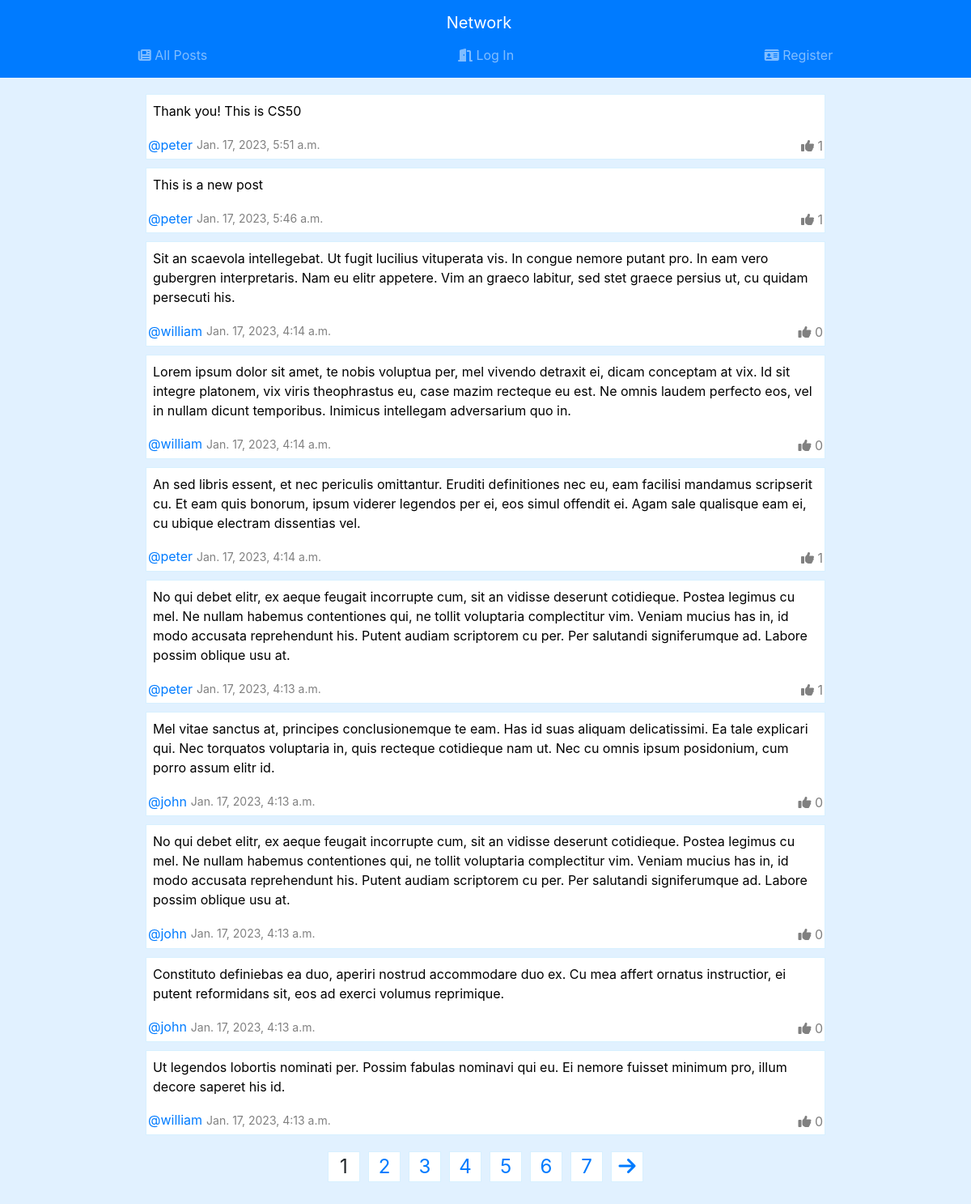
Page /page/1 on the committed database.
### network/models.py (models this page shows)
class Post(models.Model):
    content = models.CharField(max_length=500)
    user = models.ForeignKey("User", related_name="posts", on_delete=models.CASCADE)
    created_at = models.DateTimeField(auto_now_add=True)

class User(AbstractUser):
    pass

class Like(models.Model):
    post = models.ForeignKey(Post, on_delete=models.CASCADE, related_name="likes")
    user = models.ForeignKey(User, on_delete=models.CASCADE, related_name="likes")
    class Meta:
        unique_together = (('user', 'post'),)

### network/views.py (the view)
# urls.py: path("page/<int:page_number>", views.page, name="page"),
def page(request, page_number):
    form = NewPostForm()
    posts = Post.objects.all().order_by('-created_at')
    postlist = []
    for post in posts:
        postObj = {"post": post, "user_liked": False}
        for like in list(post.likes.all()):
            if request.user == like.user:
                postObj["user_liked"] = True
                break
        postlist.append(postObj)
    paginator = Paginator(postlist, 10)
    return render(request, "network/index.html",{"form": form,"posts": paginator.page(page_number), "num_pages": range(paginator.num_pages)})

### network/views.py
class NewPostForm(forms.Form):
    content = forms.CharField(max_length=500, label="", widget=forms.Textarea(attrs={'rows': 2, 'placeholder': "Write something..."}))

### network/templates/network/index.html (shortened to what this page needs)
{% extends "network/layout.html" %}
{% block body %}
    <div class="main__container">
        {% if not posts %}
            {% if user.is_authenticated %}
                <p class="mt-4">There are not any posts. Use the form to create a post.</p>
            {% else %}
                <p>There are not any posts. Create an account <a href="{% url 'register' %}">clicking here</a> and create the first post.</p>
            {% endif %}
        {% else %}
            {% for post in posts %}
                {% include 'snippets/post.html' with post=post.post user_liked=post.user_liked %}
            {% endfor %}
            {% if num_pages|length > 1 %}
                {% include 'snippets/pagination.html' with posts=posts num_pages=num_pages view='page' %}
            {% endif %}
        {% endif %}
    </div>
{% endblock %}

### network/templates/snippets/post.html (shortened to what this page needs)
<div class="post">
  <div style="padding: 5px">
    {% if post.user == user %}
      <div class="post__options">
        <button id="post-edit-button-{{ post.id }}" data-post_id="{{ post.id }}" class="post__edit-button"><i class="fas fa-edit mr-1"></i>edit</button>
        <button id="post-save-button-{{ post.id }}" data-post_id="{{ post.id }}" class="post__save-button" style="margin-bottom: 5px;display: none">save</button>
        <button id="post-cancel-button-{{ post.id }}" data-post_id="{{ post.id }}" class="post__cancel-button" style="margin-bottom: 5px;display: none">cancel</button>
      </div>
      <textarea
        rows="1"
        disabled
        class="post__content-form"
        id="post__content-form-{{post.id}}"
        style="width: 100%;"
        oninput='this.style.height = "";this.style.height = this.scrollHeight + "px"'
        data-content="{{post.content}}"
      ></textarea>
      <script>
        function resize () {
            var text = document.getElementById('post__content-form-{{post.id}}');
            text.style.height = "auto";
            text.style.height = text.scrollHeight+'px';
        }
        document.querySelector("#post-edit-button-{{ post.id }}").addEventListener('click', () => {
          document.querySelector("#post__content-form-{{post.id}}").disabled = false;
          document.querySelector("#post-edit-button-{{ post.id }}").style.display = "none";
          document.querySelector("#post-save-button-{{ post.id }}").style.display = "block";
          document.querySelector("#post-cancel-button-{{ post.id }}").style.display = "block";
        })
        document.querySelector("#post-save-button-{{ post.id }}").addEventListener('click', () => {
          fetch(`/edit_post/${document.querySelector("#post-edit-button-{{ post.id }}").dataset.post_id}`, {
            method: 'POST',
            body: JSON.stringify({
                content: document.querySelector("#post__content-form-{{post.id}}").value,
            })
          })
          .then(response => response.json())
          .then(result => {
            alert(result.message)
            if (result.status == "success") {
              document.querySelector("#post__content-form-{{post.id}}").dataset.content = document.querySelector("#post__content-form-{{post.id}}").value
            } else {
              document.querySelector("#post__content-form-{{post.id}}").value = document.querySelector("#post__content-form-{{post.id}}").dataset.content;
            }
            document.querySelector("#post__content-form-{{post.id}}").disabled = true;
            document.querySelector("#post-edit-button-{{ post.id }}").style.display = "block";
            document.querySelector("#post-save-button-{{ post.id }}").style.display = "none";
            document.querySelector("#post-cancel-button-{{ post.id }}").style.display = "none";
          })
        })
        document.querySelector("#post-cancel-button-{{ post.id }}").addEventListener('click', () => {
          document.querySelector("#post__content-form-{{post.id}}").value = document.querySelector("#post__content-form-{{post.id}}").dataset.content;
          document.querySelector("#post__content-form-{{post.id}}").disabled = true;
          document.querySelector("#post-edit-button-{{ post.id }}").style.display = "block";
          document.querySelector("#post-save-button-{{ post.id }}").style.display = "none";
          document.querySelector("#post-cancel-button-{{ post.id }}").style.display = "none";
          document.getElementById('post__content-form-{{post.id}}').style.height = "auto";
          document.getElementById('post__content-form-{{post.id}}').style.height = document.getElementById('post__content-form-{{post.id}}').scrollHeight+'px';
        })
        document.querySelector("#post__content-form-{{post.id}}").value = document.querySelector("#post__content-form-{{post.id}}").dataset.content;
        resize();
      </script>
    {% else %}
      <textarea
        rows="1"
        disabled
        class="post__content-form"
        id="post__content-form-{{post.id}}"
        style="width: 100%;"
        oninput='this.style.height = "";this.style.height = this.scrollHeight + "px"'
        data-content="{{post.content}}"
      ></textarea>
    {% endif %}
  </div>
  <div class="post__footer">
    <div class="d-flex align-items-center post__footer-author-info">
      <span><a href="{% url 'profile' post.user.username %}">@{{ post.user.username }}</a></span>
      <span class="post__footer-date">{{ post.created_at }}</span>
    </div>
    <div class="post__footer-options">
      {% if user.is_authenticated %}
        <span class="like-button {% if user_liked %}post__liked-button{% endif %}" data-post_id="{{ post.id }}" data-likes="{{ post.likes.all|length }}"><i class="fas fa-thumbs-up"></i> {{ post.likes.all|length }}</span>
      {% else %}
        <span data-post_id="{{ post.id }}" data-likes="{{ post.likes.all|length }}"><i class="fas fa-thumbs-up"></i> {{ post.likes.all|length }}</span>
      {% endif %}
    </div>
  </div>
</div>

### network/static/network/styles.css (style rules this page uses)
body { background-color: rgb(225, 241, 255); }
.main__container { padding-top: 20px; width: 95%; margin: 0 auto; }
@media only screen and (min-width: 600px) { .main__container { width: 70%; } }
.post { border: 1px solid rgb(215, 240, 255); background-color: rgb(255, 255, 255); margin-bottom: 10px; }
.post__content-form { overflow: hidden; border: 1px solid gray; border-radius: 3px; resize: none; }
.post__content-form[disabled] { border: 1px solid transparent; background-color: white; color: black; }
.post__footer { display: flex; justify-content: space-between; padding: 2px; font-size: 1.3em; color: gray; }
.post__footer-author-info { font-size: 16px; }
.post__footer-options span { cursor: pointer; font-size: 16px; }
.post__footer-date { font-size: 14px; margin-left: 5px; }

### rows in the picture
Post: id "Thank you! This is CS50", user.username "peter", created_at "Jan. 17, 2023, 5:51 a.m.", likes.all|length "1"
Post: id "This is a new post", user.username "peter", created_at "Jan. 17, 2023, 5:46 a.m.", likes.all|length "1"
Post: id "Sit an scaevola intellegebat. Ut fugit lucilius vituperata vis. In congue nemore putant pro. In eam vero gubergren interpretaris. Nam eu elitr appetere. Vim an graeco labitur, sed stet graece persius ut, cu quidam persecuti his.", user.username "william", created_at "Jan. 17, 2023, 4:14 a.m.", likes.all|length "0"
Post: id "Lorem ipsum dolor sit amet, te nobis voluptua per, mel vivendo detraxit ei, dicam conceptam at vix. Id sit integre platonem, vix viris theophrastus eu, case mazim recteque eu est. Ne omnis laudem perfecto eos, vel in nullam dicunt temporibus. Inimicus intellegam adversarium quo in.", user.username "william", created_at "Jan. 17, 2023, 4:14 a.m.", likes.all|length "0"
Post: id "An sed libris essent, et nec periculis omittantur. Eruditi definitiones nec eu, eam facilisi mandamus scripserit cu. Et eam quis bonorum, ipsum viderer legendos per ei, eos simul offendit ei. Agam sale qualisque eam ei, cu ubique electram dissentias vel.", user.username "peter", created_at "Jan. 17, 2023, 4:14 a.m.", likes.all|length "1"
Post: id "No qui debet elitr, ex aeque feugait incorrupte cum, sit an vidisse deserunt cotidieque. Postea legimus cu mel. Ne nullam habemus contentiones qui, ne tollit voluptaria complectitur vim. Veniam mucius has in, id modo accusata reprehendunt his. Putent audiam scriptorem cu per. Per salutandi signiferumque ad. Labore possim oblique usu at.", user.username "peter", created_at "Jan. 17, 2023, 4:13 a.m.", likes.all|length "1"
Post: id "Mel vitae sanctus at, principes conclusionemque te eam. Has id suas aliquam delicatissimi. Ea tale explicari qui. Nec torquatos voluptaria in, quis recteque cotidieque nam ut. Nec cu omnis ipsum posidonium, cum porro assum elitr id.", user.username "john", created_at "Jan. 17, 2023, 4:13 a.m.", likes.all|length "0"
Post: id "No qui debet elitr, ex aeque feugait incorrupte cum, sit an vidisse deserunt cotidieque. Postea legimus cu mel. Ne nullam habemus contentiones qui, ne tollit voluptaria complectitur vim. Veniam mucius has in, id modo accusata reprehendunt his. Putent audiam scriptorem cu per. Per salutandi signiferumque ad. Labore possim oblique usu at.", user.username "john", created_at "Jan. 17, 2023, 4:13 a.m.", likes.all|length "0"
Post: id "Constituto definiebas ea duo, aperiri nostrud accommodare duo ex. Cu mea affert ornatus instructior, ei putent reformidans sit, eos ad exerci volumus reprimique.", user.username "john", created_at "Jan. 17, 2023, 4:13 a.m.", likes.all|length "0"
Post: id "Ut legendos lobortis nominati per. Possim fabulas nominavi qui eu. Ei nemore fuisset minimum pro, illum decore saperet his id.", user.username "william", created_at "Jan. 17, 2023, 4:13 a.m.", likes.all|length "0"
